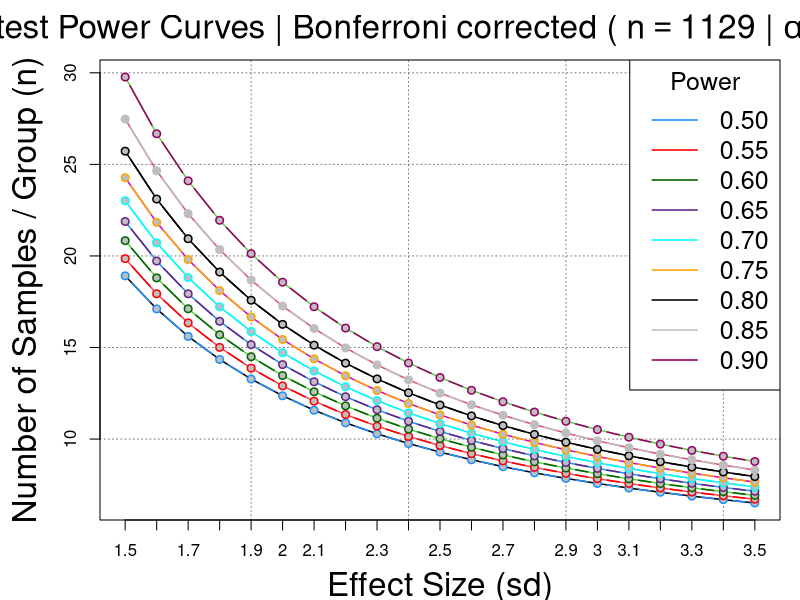

Reproduce this figure in R.
## ---- chunk 1
knitr::opts_chunk$set(
 collapse = TRUE,
 comment  = "#>"
)
plotPowerCurves <- function(effect = c(0.5, 2, 0.1),
                            power.vec = seq(0.5, 0.9, 0.1),
                            alpha = 0.05,
                            bonferroni = 1129, main = NULL) {

  mat <- sapply(power.vec, function(.b)
                sapply(effect, function(.x)
                       power.t.test(delta = .x, power = .b,
                                    sig.level = alpha / bonferroni)$n))
  dimnames(mat) <- list(sprintf("%0.2f", effect), sprintf("%0.2f", power.vec))

  if ( is.null(main) ) {
     main <- bquote("t-test Power Curves | Bonferroni corrected ("~ n == .(bonferroni)~"|"~ alpha == .(alpha))
  }

  withr::local_par(list(mar = c(4, 5, 3, 1)))
  matplot(mat, type = "l", axes = FALSE, main = main,
          cex.axis = 2, cex.lab = 2, cex.main = 2,
          xlab = "Effect Size (sd)", lwd = 1.5, lty = 1,
          ylab = "Number of Samples / Group (n)")

  grid(col = "gray50")
  matplot(mat, type = "b", lty = 1, pch = 21, bg = "gray", lwd = 1.5,
          axes = FALSE, add = TRUE, col = col_string)
  axis(1, at = seq(length(effect)), labels = effect)
  axis(2)
  box()
  legend("topright", legend = colnames(mat), col = col_string, title = "Power",
         ncol = length(power.vec) %/% length(col_string) + 1,
         lty = 1, lwd = 1.5, cex = 1.5)
  invisible(mat)
}

col_string <- c("dodgerblue", "red", "darkgreen",
                "darkorchid4", "cyan", "orange",
                "black", "grey", "#990066", "green", "#24135F")
## ---- chunk 2
plotPowerCurves(effect = seq(1.5, 3.5, 0.1), power.vec = seq(0.5, 0.9, 0.05))
